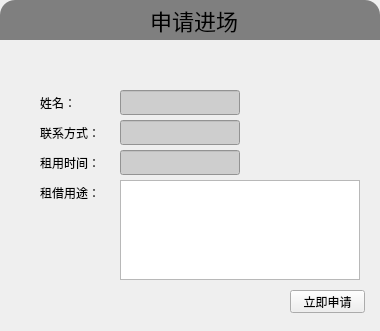
     <widget class="QWidget" name="applyInf" native="true">
      <property name="geometry">
       <rect>
        <x>440</x>
        <y>230</y>
        <width>380</width>
        <height>331</height>
       </rect>
      </property>
      <property name="styleSheet">
       <string notr="true">#applyInf_3
{
	background:white;
 border-top-left-radius:15px;
	border-top-right-radius:15px;

}
</string>
      </property>
      <widget class="QWidget" name="widget_13" native="true">
       <property name="geometry">
        <rect>
         <x>0</x>
         <y>0</y>
         <width>380</width>
         <height>40</height>
        </rect>
       </property>
       <property name="styleSheet">
        <string notr="true">QWidget
{
	background:rgb(127, 127, 127);
 border-top-left-radius:15px;
	border-top-right-radius:15px;
}
</string>
       </property>
       <widget class="QLabel" name="label_15">
        <property name="geometry">
         <rect>
          <x>150</x>
          <y>5</y>
          <width>101</width>
          <height>31</height>
         </rect>
        </property>
        <property name="styleSheet">
         <string notr="true">font-size:22px</string>
        </property>
        <property name="text">
         <string>申请进场</string>
        </property>
       </widget>
      </widget>
      <widget class="QLabel" name="label_51">
       <property name="geometry">
        <rect>
         <x>40</x>
         <y>90</y>
         <width>61</width>
         <height>25</height>
        </rect>
       </property>
       <property name="styleSheet">
        <string notr="true">background:transparent</string>
       </property>
       <property name="text">
        <string>姓名：</string>
       </property>
      </widget>
      <widget class="QLabel" name="label_52">
       <property name="geometry">
        <rect>
         <x>40</x>
         <y>180</y>
         <width>70</width>
         <height>25</height>
        </rect>
       </property>
       <property name="styleSheet">
        <string notr="true">background:transparent</string>
       </property>
       <property name="text">
        <string>租借用途：</string>
       </property>
      </widget>
      <widget class="QLabel" name="label_53">
       <property name="geometry">
        <rect>
         <x>40</x>
         <y>120</y>
         <width>70</width>
         <height>25</height>
        </rect>
       </property>
       <property name="styleSheet">
        <string notr="true">background:transparent</string>
       </property>
       <property name="text">
        <string>联系方式：</string>
       </property>
      </widget>
      <widget class="QLabel" name="label_54">
       <property name="geometry">
        <rect>
         <x>40</x>
         <y>150</y>
         <width>70</width>
         <height>25</height>
        </rect>
       </property>
       <property name="styleSheet">
        <string notr="true">background:transparent</string>
       </property>
       <property name="text">
        <string>租用时间：</string>
       </property>
      </widget>
      <widget class="QLineEdit" name="shopName">
       <property name="geometry">
        <rect>
         <x>120</x>
         <y>90</y>
         <width>120</width>
         <height>25</height>
        </rect>
       </property>
       <property name="styleSheet">
        <string notr="true">background:rgb(206, 206, 206)</string>
       </property>
      </widget>
      <widget class="QLineEdit" name="userTel">
       <property name="geometry">
        <rect>
         <x>120</x>
         <y>120</y>
         <width>120</width>
         <height>25</height>
        </rect>
       </property>
       <property name="styleSheet">
        <string notr="true">background:rgb(206, 206, 206)</string>
       </property>
      </widget>
      <widget class="QLineEdit" name="shopRentTime">
       <property name="geometry">
        <rect>
         <x>120</x>
         <y>150</y>
         <width>120</width>
         <height>25</height>
        </rect>
       </property>
       <property name="styleSheet">
        <string notr="true">background:rgb(206, 206, 206)</string>
       </property>
      </widget>
      <widget class="QTextEdit" name="shopReason">
       <property name="geometry">
        <rect>
         <x>120</x>
         <y>180</y>
         <width>240</width>
         <height>100</height>
        </rect>
       </property>
      </widget>
      <widget class="QPushButton" name="pushButton">
       <property name="geometry">
        <rect>
         <x>290</x>
         <y>290</y>
         <width>75</width>
         <height>23</height>
        </rect>
       </property>
       <property name="text">
        <string>立即申请</string>
       </property>
      </widget>
     </widget>
